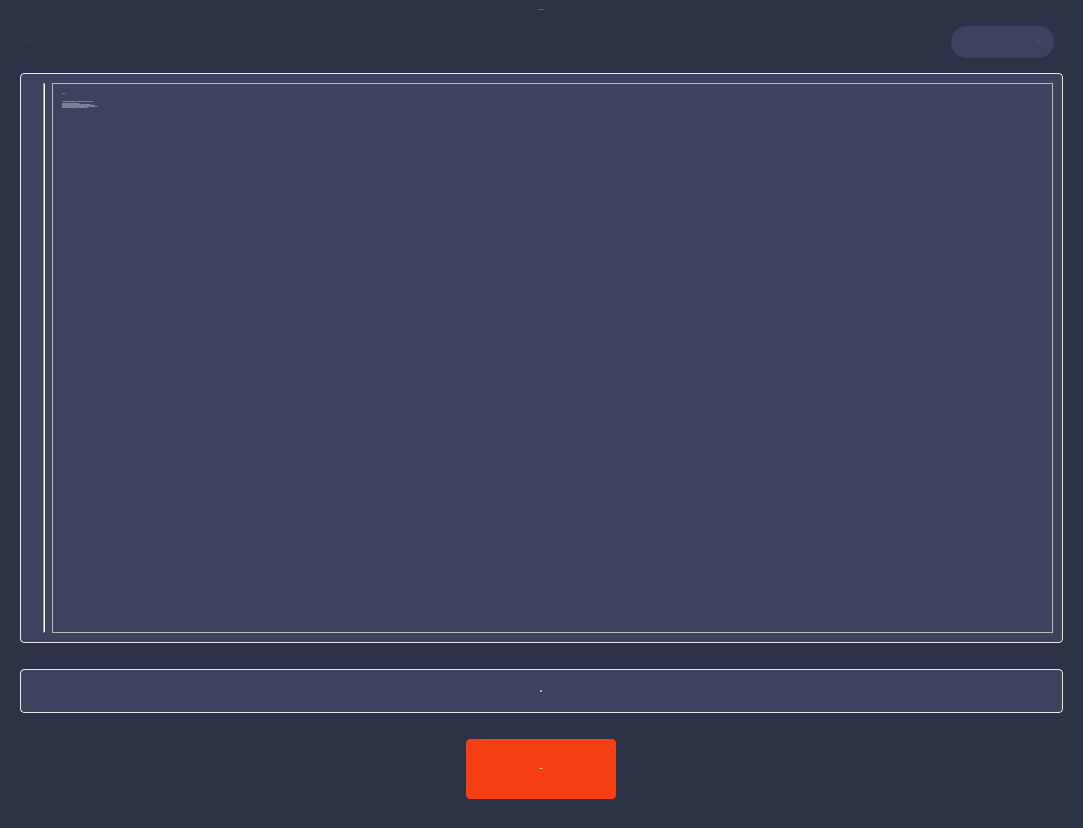
<?xml version="1.0" encoding="UTF-8"?>
<ui version="4.0">
 <class>Form</class>
 <widget class="QWidget" name="Form">
  <property name="geometry">
   <rect>
    <x>0</x>
    <y>0</y>
    <width>1083</width>
    <height>828</height>
   </rect>
  </property>
  <property name="cursor">
   <cursorShape>ArrowCursor</cursorShape>
  </property>
  <property name="windowTitle">
   <string>Form</string>
  </property>
  <property name="autoFillBackground">
   <bool>false</bool>
  </property>
  <property name="styleSheet">
   <string notr="true">QWidget#Form, QWidget#scrollAreaWidgetContents {
background-color:#2D3246;
}
QWidget#OptionFrame, QFrame#QuestionFrame { 
background-color: #3D435E;
color: #fff;
border-radius: 4px;
border: 1px solid #E9E8E8;
}
QLabel {
color: #fff;
}
QLabel#questionLabel, QLabel#lcdNumber {
font: 16px &quot;Roboto&quot;, Arial, Helvetica, sans-serif;
}
QLabel#questionCounter, QLabel#questionHeader {
font: 24px &quot;Roboto Light&quot;, Arial, Helvetica, sans-serif;
}
QLabel#HeaderLabel {
font: 60px &quot;Roboto Light&quot;, Arial, Helvetica, sans-serif;
}
QFrame#timeFrame {
background-color: #3D435E;
border-radius: 16px;
}
QPushButton {padding:20px;background-color:#F83E13;color:white;border:none;border-radius:4px;}
QPushButton:hover {background-color:#CF8349;}
QPushButton:pressed {margin-top:3px;}
QCheckBox, QRadioButton {
font: 16px &quot;Roboto&quot;, Arial, Helvetica, sans-serif;
color: #fff;
border: none;
border-radius: 4px;
background-color: #CF8349;
padding: 5px 20px 5px 10px;
}
QPushButton#typingNextButton {
font: 16px &quot;Roboto black&quot;, Arial, Helvetica, sans-serif;
}</string>
  </property>
  <layout class="QHBoxLayout" name="horizontalLayout">
   <property name="leftMargin">
    <number>0</number>
   </property>
   <property name="topMargin">
    <number>0</number>
   </property>
   <property name="rightMargin">
    <number>0</number>
   </property>
   <property name="bottomMargin">
    <number>0</number>
   </property>
   <item>
    <widget class="QScrollArea" name="scrollArea">
     <property name="styleSheet">
      <string notr="true"/>
     </property>
     <property name="frameShape">
      <enum>QFrame::NoFrame</enum>
     </property>
     <property name="widgetResizable">
      <bool>true</bool>
     </property>
     <widget class="QWidget" name="scrollAreaWidgetContents">
      <property name="geometry">
       <rect>
        <x>0</x>
        <y>0</y>
        <width>1083</width>
        <height>828</height>
       </rect>
      </property>
      <property name="sizePolicy">
       <sizepolicy hsizetype="Expanding" vsizetype="Expanding">
        <horstretch>0</horstretch>
        <verstretch>0</verstretch>
       </sizepolicy>
      </property>
      <layout class="QVBoxLayout" name="verticalLayout">
       <property name="leftMargin">
        <number>20</number>
       </property>
       <property name="rightMargin">
        <number>20</number>
       </property>
       <item alignment="Qt::AlignHCenter">
        <widget class="QLabel" name="HeaderLabel">
         <property name="font">
          <font>
           <family>Roboto Light</family>
           <pointsize>-1</pointsize>
           <weight>50</weight>
           <italic>false</italic>
           <bold>false</bold>
          </font>
         </property>
         <property name="text">
          <string>Error Checking</string>
         </property>
        </widget>
       </item>
       <item>
        <widget class="QFrame" name="topFrame">
         <property name="font">
          <font>
           <family>Roboto</family>
           <pointsize>12</pointsize>
          </font>
         </property>
         <property name="styleSheet">
          <string notr="true">QRadioButton::indicator {
width: 20px;
height:20px;
}

QRadioButton::indicator::checked {
image: url(G:/Interview-Helper/assets/images/radio_checked.png);
}

QRadioButton::indicator::unchecked {
image: url(G:/Interview-Helper/assets/images/radio_unchecked.png);
}</string>
         </property>
         <property name="frameShape">
          <enum>QFrame::NoFrame</enum>
         </property>
         <property name="frameShadow">
          <enum>QFrame::Sunken</enum>
         </property>
         <layout class="QHBoxLayout" name="horizontalLayout_2">
          <item alignment="Qt::AlignLeft">
           <widget class="QLabel" name="questionCounter">
            <property name="font">
             <font>
              <family>Roboto Light</family>
              <pointsize>-1</pointsize>
              <weight>50</weight>
              <italic>false</italic>
              <bold>false</bold>
             </font>
            </property>
            <property name="text">
             <string>1/4</string>
            </property>
           </widget>
          </item>
          <item>
           <widget class="QFrame" name="timeFrame">
            <property name="sizePolicy">
             <sizepolicy hsizetype="Fixed" vsizetype="Fixed">
              <horstretch>0</horstretch>
              <verstretch>0</verstretch>
             </sizepolicy>
            </property>
            <property name="minimumSize">
             <size>
              <width>103</width>
              <height>32</height>
             </size>
            </property>
            <property name="maximumSize">
             <size>
              <width>16777215</width>
              <height>16777215</height>
             </size>
            </property>
            <property name="frameShape">
             <enum>QFrame::StyledPanel</enum>
            </property>
            <property name="frameShadow">
             <enum>QFrame::Raised</enum>
            </property>
            <layout class="QHBoxLayout" name="horizontalLayout_3">
             <property name="spacing">
              <number>0</number>
             </property>
             <property name="leftMargin">
              <number>15</number>
             </property>
             <property name="topMargin">
              <number>3</number>
             </property>
             <property name="rightMargin">
              <number>15</number>
             </property>
             <property name="bottomMargin">
              <number>3</number>
             </property>
             <item>
              <widget class="QLabel" name="label_2">
               <property name="sizePolicy">
                <sizepolicy hsizetype="Fixed" vsizetype="Fixed">
                 <horstretch>0</horstretch>
                 <verstretch>0</verstretch>
                </sizepolicy>
               </property>
               <property name="minimumSize">
                <size>
                 <width>0</width>
                 <height>0</height>
                </size>
               </property>
               <property name="text">
                <string/>
               </property>
               <property name="pixmap">
                <pixmap>../assets/icons/timer_white_1x.png</pixmap>
               </property>
               <property name="scaledContents">
                <bool>false</bool>
               </property>
               <property name="alignment">
                <set>Qt::AlignLeading|Qt::AlignLeft|Qt::AlignTop</set>
               </property>
               <property name="margin">
                <number>0</number>
               </property>
              </widget>
             </item>
             <item alignment="Qt::AlignRight|Qt::AlignVCenter">
              <widget class="QLabel" name="lcdNumber">
               <property name="font">
                <font>
                 <family>Roboto</family>
                 <pointsize>-1</pointsize>
                 <weight>50</weight>
                 <italic>false</italic>
                 <bold>false</bold>
                </font>
               </property>
               <property name="text">
                <string>55</string>
               </property>
               <property name="alignment">
                <set>Qt::AlignRight|Qt::AlignTrailing|Qt::AlignVCenter</set>
               </property>
              </widget>
             </item>
            </layout>
           </widget>
          </item>
         </layout>
        </widget>
       </item>
       <item>
        <widget class="QFrame" name="QuestionFrame">
         <property name="sizePolicy">
          <sizepolicy hsizetype="Preferred" vsizetype="Preferred">
           <horstretch>0</horstretch>
           <verstretch>0</verstretch>
          </sizepolicy>
         </property>
         <property name="minimumSize">
          <size>
           <width>0</width>
           <height>0</height>
          </size>
         </property>
         <property name="frameShape">
          <enum>QFrame::StyledPanel</enum>
         </property>
         <property name="frameShadow">
          <enum>QFrame::Raised</enum>
         </property>
         <layout class="QHBoxLayout" name="horizontalLayout_4">
          <item alignment="Qt::AlignLeft|Qt::AlignVCenter">
           <widget class="QLabel" name="imgLabel">
            <property name="maximumSize">
             <size>
              <width>16777215</width>
              <height>16777215</height>
             </size>
            </property>
            <property name="text">
             <string/>
            </property>
            <property name="pixmap">
             <pixmap>../assets/images/cat.jpg</pixmap>
            </property>
            <property name="scaledContents">
             <bool>true</bool>
            </property>
           </widget>
          </item>
          <item>
           <widget class="Line" name="line">
            <property name="sizePolicy">
             <sizepolicy hsizetype="Fixed" vsizetype="Preferred">
              <horstretch>0</horstretch>
              <verstretch>0</verstretch>
             </sizepolicy>
            </property>
            <property name="orientation">
             <enum>Qt::Vertical</enum>
            </property>
           </widget>
          </item>
          <item>
           <widget class="QFrame" name="frame">
            <property name="sizePolicy">
             <sizepolicy hsizetype="Expanding" vsizetype="Minimum">
              <horstretch>0</horstretch>
              <verstretch>0</verstretch>
             </sizepolicy>
            </property>
            <property name="frameShape">
             <enum>QFrame::StyledPanel</enum>
            </property>
            <property name="frameShadow">
             <enum>QFrame::Raised</enum>
            </property>
            <layout class="QVBoxLayout" name="verticalLayout_2">
             <item alignment="Qt::AlignLeft|Qt::AlignTop">
              <widget class="QLabel" name="questionHeader">
               <property name="font">
                <font>
                 <family>Roboto Light</family>
                 <pointsize>-1</pointsize>
                 <weight>50</weight>
                 <italic>false</italic>
                 <bold>false</bold>
                </font>
               </property>
               <property name="text">
                <string>Question:</string>
               </property>
              </widget>
             </item>
             <item>
              <widget class="QLabel" name="questionLabel">
               <property name="sizePolicy">
                <sizepolicy hsizetype="Preferred" vsizetype="Expanding">
                 <horstretch>0</horstretch>
                 <verstretch>0</verstretch>
                </sizepolicy>
               </property>
               <property name="font">
                <font>
                 <family>Roboto</family>
                 <pointsize>-1</pointsize>
                 <weight>50</weight>
                 <italic>false</italic>
                 <bold>false</bold>
                </font>
               </property>
               <property name="text">
                <string>To convert the earlier example to a unittest test case, you would have to:

Import unittest from the standard library
Create a class called TestSum that inherits from the TestCase class
Convert the test functions into methods by adding self as the first argument
Change the assertions to use the self.assertEqual() method on the TestCase class
Change the command-line entry point to call unittest.main()</string>
               </property>
               <property name="alignment">
                <set>Qt::AlignLeading|Qt::AlignLeft|Qt::AlignTop</set>
               </property>
               <property name="wordWrap">
                <bool>true</bool>
               </property>
              </widget>
             </item>
            </layout>
           </widget>
          </item>
         </layout>
        </widget>
       </item>
       <item>
        <spacer name="verticalSpacer_2">
         <property name="orientation">
          <enum>Qt::Vertical</enum>
         </property>
         <property name="sizeType">
          <enum>QSizePolicy::Fixed</enum>
         </property>
         <property name="sizeHint" stdset="0">
          <size>
           <width>20</width>
           <height>20</height>
          </size>
         </property>
        </spacer>
       </item>
       <item>
        <widget class="QFrame" name="OptionFrame">
         <property name="minimumSize">
          <size>
           <width>0</width>
           <height>0</height>
          </size>
         </property>
         <property name="font">
          <font>
           <family>Roboto</family>
           <pointsize>14</pointsize>
          </font>
         </property>
         <property name="frameShape">
          <enum>QFrame::StyledPanel</enum>
         </property>
         <property name="frameShadow">
          <enum>QFrame::Raised</enum>
         </property>
         <layout class="QVBoxLayout" name="selectControls">
          <property name="spacing">
           <number>15</number>
          </property>
          <property name="topMargin">
           <number>20</number>
          </property>
          <property name="bottomMargin">
           <number>20</number>
          </property>
          <item alignment="Qt::AlignHCenter|Qt::AlignVCenter">
           <widget class="QFrame" name="checkFrame">
            <property name="minimumSize">
             <size>
              <width>0</width>
              <height>0</height>
             </size>
            </property>
            <property name="cursor">
             <cursorShape>PointingHandCursor</cursorShape>
            </property>
            <property name="frameShape">
             <enum>QFrame::StyledPanel</enum>
            </property>
            <property name="frameShadow">
             <enum>QFrame::Raised</enum>
            </property>
            <layout class="QVBoxLayout" name="selectBox">
             <property name="spacing">
              <number>10</number>
             </property>
             <property name="leftMargin">
              <number>0</number>
             </property>
             <property name="topMargin">
              <number>0</number>
             </property>
             <property name="rightMargin">
              <number>0</number>
             </property>
             <property name="bottomMargin">
              <number>0</number>
             </property>
            </layout>
           </widget>
          </item>
         </layout>
        </widget>
       </item>
       <item>
        <spacer name="verticalSpacer_4">
         <property name="orientation">
          <enum>Qt::Vertical</enum>
         </property>
         <property name="sizeType">
          <enum>QSizePolicy::Fixed</enum>
         </property>
         <property name="sizeHint" stdset="0">
          <size>
           <width>20</width>
           <height>20</height>
          </size>
         </property>
        </spacer>
       </item>
       <item alignment="Qt::AlignHCenter|Qt::AlignVCenter">
        <widget class="QPushButton" name="typingNextButton">
         <property name="sizePolicy">
          <sizepolicy hsizetype="Fixed" vsizetype="Fixed">
           <horstretch>0</horstretch>
           <verstretch>0</verstretch>
          </sizepolicy>
         </property>
         <property name="minimumSize">
          <size>
           <width>150</width>
           <height>60</height>
          </size>
         </property>
         <property name="font">
          <font>
           <family>Roboto black</family>
           <pointsize>-1</pointsize>
           <weight>50</weight>
           <italic>false</italic>
           <bold>false</bold>
          </font>
         </property>
         <property name="text">
          <string>Submit</string>
         </property>
        </widget>
       </item>
       <item>
        <spacer name="verticalSpacer_3">
         <property name="orientation">
          <enum>Qt::Vertical</enum>
         </property>
         <property name="sizeType">
          <enum>QSizePolicy::Fixed</enum>
         </property>
         <property name="sizeHint" stdset="0">
          <size>
           <width>20</width>
           <height>20</height>
          </size>
         </property>
        </spacer>
       </item>
      </layout>
     </widget>
    </widget>
   </item>
  </layout>
 </widget>
 <resources/>
 <connections/>
</ui>
